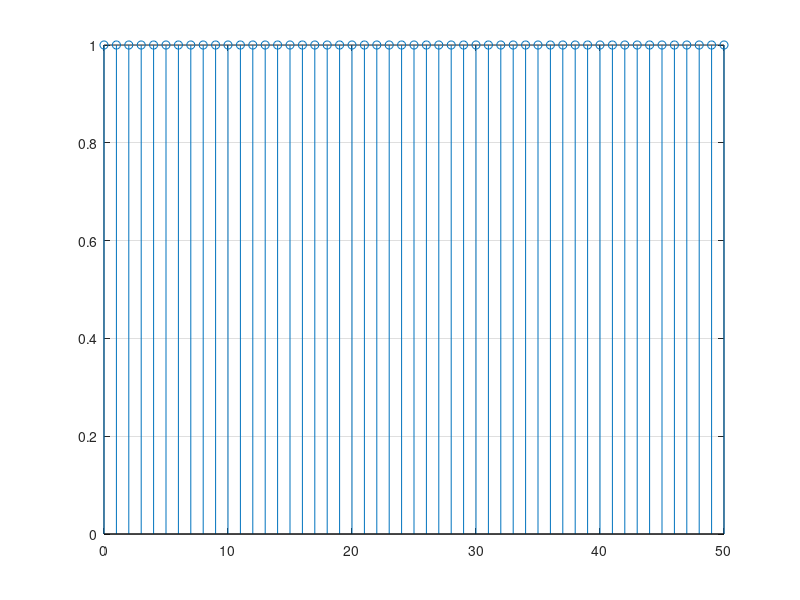

Source code (MATLAB): (Note: this script raises an error after producing the figure.)
N = 51;
nc = (N-1)/2;
wc = pi/6;
n = 0:1:N-1;
t = 0:(2*pi)/1001:2*pi-(2*pi)/1001;

w = ones(1,N); % Rectangular Window
figure;
stem(n,w);
grid on;

hd = (1/6)*sinc(wc*(n-nc));

h = hd.*w;

H = fft(h,1001);

figure;
subplot 311;
stem(n,h);
xlabel("Time t");
ylabel("Amplitude");
title("Coefficients of h[n]");
grid on;
subplot 312;
plot(t,db(abs(H)/max(abs(H))));
ylim([-100 10]);
xlabel("frequency \omega");
ylabel("Magnitude: |H(\omega)|");
title("Magnitude Plot of 1001-DFT{h[n]}");
grid on;
subplot 313;
plot(t,angle(H));
xlabel("frequency \omega");
ylabel("Phase: \theta(\omega)");
title("Phase Plot of 1001-DFT{h[n]}");
grid on;
sgtitle("h[n] in time and frequency domain using Rectangular Window");
